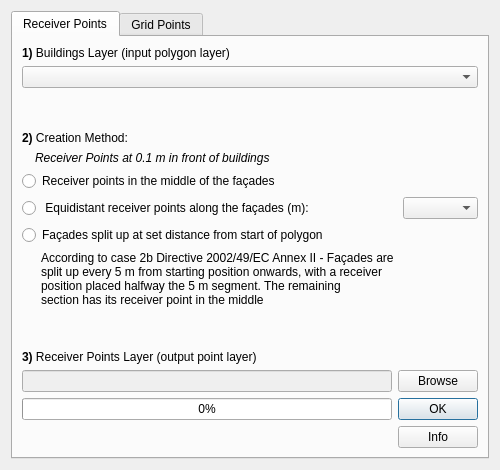
<?xml version="1.0" encoding="UTF-8"?>
<ui version="4.0">
 <class>CreateReceiverPoints_window</class>
 <widget class="QDialog" name="CreateReceiverPoints_window">
  <property name="enabled">
   <bool>true</bool>
  </property>
  <property name="geometry">
   <rect>
    <x>0</x>
    <y>0</y>
    <width>500</width>
    <height>470</height>
   </rect>
  </property>
  <property name="sizePolicy">
   <sizepolicy hsizetype="Expanding" vsizetype="Expanding">
    <horstretch>0</horstretch>
    <verstretch>0</verstretch>
   </sizepolicy>
  </property>
  <property name="minimumSize">
   <size>
    <width>500</width>
    <height>200</height>
   </size>
  </property>
  <property name="maximumSize">
   <size>
    <width>500</width>
    <height>500</height>
   </size>
  </property>
  <property name="sizeIncrement">
   <size>
    <width>0</width>
    <height>0</height>
   </size>
  </property>
  <property name="windowTitle">
   <string>opeNoise - Create Receiver or Grid Points</string>
  </property>
  <property name="locale">
   <locale language="Italian" country="Italy"/>
  </property>
  <property name="modal">
   <bool>false</bool>
  </property>
  <layout class="QVBoxLayout" name="verticalLayout">
   <item>
    <widget class="QTabWidget" name="tabWidget">
     <property name="sizePolicy">
      <sizepolicy hsizetype="Expanding" vsizetype="Expanding">
       <horstretch>0</horstretch>
       <verstretch>0</verstretch>
      </sizepolicy>
     </property>
     <property name="whatsThis">
      <string/>
     </property>
     <property name="currentIndex">
      <number>0</number>
     </property>
     <widget class="QWidget" name="tab">
      <attribute name="title">
       <string>Receiver Points</string>
      </attribute>
      <layout class="QVBoxLayout" name="verticalLayout_2">
       <item>
        <layout class="QVBoxLayout" name="buildings_layer_verticalLayout">
         <property name="sizeConstraint">
          <enum>QLayout::SetNoConstraint</enum>
         </property>
         <item>
          <widget class="QLabel" name="buildings_layer_label">
           <property name="sizePolicy">
            <sizepolicy hsizetype="Fixed" vsizetype="Fixed">
             <horstretch>0</horstretch>
             <verstretch>0</verstretch>
            </sizepolicy>
           </property>
           <property name="text">
            <string>&lt;html&gt;&lt;head/&gt;&lt;body&gt;&lt;p&gt;&lt;span style=&quot; font-weight:600;&quot;&gt;1)&lt;/span&gt; Buildings Layer (input polygon layer)&lt;/p&gt;&lt;/body&gt;&lt;/html&gt;</string>
           </property>
          </widget>
         </item>
         <item>
          <widget class="QgsMapLayerComboBox" name="buildings_layer_comboBox"/>
         </item>
        </layout>
       </item>
       <item>
        <spacer name="verticalSpacer_2">
         <property name="orientation">
          <enum>Qt::Vertical</enum>
         </property>
         <property name="sizeHint" stdset="0">
          <size>
           <width>20</width>
           <height>40</height>
          </size>
         </property>
        </spacer>
       </item>
       <item>
        <widget class="QLabel" name="label">
         <property name="text">
          <string>&lt;html&gt;&lt;head/&gt;&lt;body&gt;&lt;p&gt;&lt;span style=&quot; font-weight:600;&quot;&gt;2)&lt;/span&gt; Creation Method:&lt;/p&gt;&lt;/body&gt;&lt;/html&gt;</string>
         </property>
        </widget>
       </item>
       <item>
        <widget class="QLabel" name="label_4">
         <property name="text">
          <string>&lt;html&gt;&lt;head/&gt;&lt;body&gt;&lt;p&gt;&lt;span style=&quot; font-style:italic;&quot;&gt;Receiver Points at 0.1 m in front of buildings&lt;/span&gt;&lt;/p&gt;&lt;/body&gt;&lt;/html&gt;</string>
         </property>
         <property name="margin">
          <number>3</number>
         </property>
         <property name="indent">
          <number>13</number>
         </property>
        </widget>
       </item>
       <item>
        <layout class="QGridLayout" name="gridLayout">
         <item row="0" column="0">
          <widget class="QRadioButton" name="middle_pts_radioButton">
           <property name="text">
            <string>Receiver points in the middle of the façades</string>
           </property>
          </widget>
         </item>
         <item row="1" column="1">
          <widget class="QComboBox" name="spaced_pts_comboBox">
           <property name="minimumSize">
            <size>
             <width>75</width>
             <height>0</height>
            </size>
           </property>
           <property name="maximumSize">
            <size>
             <width>75</width>
             <height>16777215</height>
            </size>
           </property>
          </widget>
         </item>
         <item row="1" column="0">
          <widget class="QRadioButton" name="spaced_pts_radioButton">
           <property name="text">
            <string> Equidistant receiver points along the façades (m):</string>
           </property>
          </widget>
         </item>
         <item row="2" column="0">
          <widget class="QRadioButton" name="case2b_radioButton">
           <property name="toolTip">
            <string> in according to case 2b - Directive 2002/49/EC  Annex II </string>
           </property>
           <property name="text">
            <string>Façades split up at set distance from start of polygon</string>
           </property>
          </widget>
         </item>
        </layout>
       </item>
       <item>
        <widget class="QLabel" name="label_5">
         <property name="text">
          <string>&lt;html&gt;&lt;head/&gt;&lt;body&gt;&lt;p align=&quot;justify&quot;&gt;According to case 2b Directive 2002/49/EC Annex II - Façades are &lt;br/&gt;split up every 5 m from starting position onwards, with a receiver&lt;br/&gt;position placed  halfway the 5 m segment. The remaining &lt;br/&gt;section has its receiver point in the middle&lt;/p&gt;&lt;/body&gt;&lt;/html&gt;</string>
         </property>
         <property name="margin">
          <number>0</number>
         </property>
         <property name="indent">
          <number>19</number>
         </property>
        </widget>
       </item>
       <item>
        <spacer name="verticalSpacer">
         <property name="orientation">
          <enum>Qt::Vertical</enum>
         </property>
         <property name="sizeHint" stdset="0">
          <size>
           <width>20</width>
           <height>40</height>
          </size>
         </property>
        </spacer>
       </item>
       <item>
        <layout class="QVBoxLayout" name="receivers_layer_verticalLayout">
         <property name="sizeConstraint">
          <enum>QLayout::SetMaximumSize</enum>
         </property>
         <item>
          <widget class="QLabel" name="receivers_layer_label">
           <property name="sizePolicy">
            <sizepolicy hsizetype="Fixed" vsizetype="Fixed">
             <horstretch>0</horstretch>
             <verstretch>0</verstretch>
            </sizepolicy>
           </property>
           <property name="toolTip">
            <string>Receiver at 4 m above the ground</string>
           </property>
           <property name="text">
            <string>&lt;html&gt;&lt;head/&gt;&lt;body&gt;&lt;p&gt;&lt;span style=&quot; font-weight:600;&quot;&gt;3)&lt;/span&gt; Receiver Points Layer (output point layer)&lt;/p&gt;&lt;/body&gt;&lt;/html&gt;</string>
           </property>
          </widget>
         </item>
         <item>
          <layout class="QHBoxLayout" name="receiver_layer_horizontalLayout">
           <property name="sizeConstraint">
            <enum>QLayout::SetFixedSize</enum>
           </property>
           <item>
            <widget class="QLineEdit" name="receiver_layer_lineEdit">
             <property name="enabled">
              <bool>false</bool>
             </property>
             <property name="sizePolicy">
              <sizepolicy hsizetype="Expanding" vsizetype="Maximum">
               <horstretch>0</horstretch>
               <verstretch>0</verstretch>
              </sizepolicy>
             </property>
            </widget>
           </item>
           <item>
            <widget class="QPushButton" name="receiver_layer_pushButton">
             <property name="sizePolicy">
              <sizepolicy hsizetype="Fixed" vsizetype="Fixed">
               <horstretch>0</horstretch>
               <verstretch>0</verstretch>
              </sizepolicy>
             </property>
             <property name="text">
              <string>Browse</string>
             </property>
            </widget>
           </item>
          </layout>
         </item>
        </layout>
       </item>
       <item>
        <layout class="QHBoxLayout" name="horizontalLayout">
         <item>
          <widget class="QProgressBar" name="progressBar">
           <property name="value">
            <number>0</number>
           </property>
          </widget>
         </item>
         <item>
          <widget class="QDialogButtonBox" name="buttonBox">
           <property name="sizePolicy">
            <sizepolicy hsizetype="Fixed" vsizetype="Fixed">
             <horstretch>0</horstretch>
             <verstretch>0</verstretch>
            </sizepolicy>
           </property>
           <property name="orientation">
            <enum>Qt::Horizontal</enum>
           </property>
           <property name="standardButtons">
            <set>QDialogButtonBox::Ok</set>
           </property>
          </widget>
         </item>
        </layout>
       </item>
       <item>
        <layout class="QHBoxLayout" name="horizontalLayout_5">
         <property name="topMargin">
          <number>0</number>
         </property>
         <property name="bottomMargin">
          <number>0</number>
         </property>
         <item>
          <spacer name="horizontalSpacer">
           <property name="orientation">
            <enum>Qt::Horizontal</enum>
           </property>
           <property name="sizeHint" stdset="0">
            <size>
             <width>40</width>
             <height>20</height>
            </size>
           </property>
          </spacer>
         </item>
         <item>
          <widget class="QPushButton" name="infoReceivers">
           <property name="text">
            <string>Info</string>
           </property>
          </widget>
         </item>
        </layout>
       </item>
      </layout>
     </widget>
     <widget class="QWidget" name="tab_2">
      <attribute name="title">
       <string>Grid Points</string>
      </attribute>
      <layout class="QVBoxLayout" name="verticalLayout_3">
       <item>
        <layout class="QHBoxLayout" name="horizontalLayout_3">
         <item>
          <widget class="QLabel" name="label_2">
           <property name="toolTip">
            <string/>
           </property>
           <property name="whatsThis">
            <string/>
           </property>
           <property name="text">
            <string>&lt;html&gt;&lt;head/&gt;&lt;body&gt;&lt;p&gt;&lt;span style=&quot; font-weight:600;&quot;&gt;1)&lt;/span&gt; Receiver Points Spacing [m] &lt;/p&gt;&lt;/body&gt;&lt;/html&gt;</string>
           </property>
          </widget>
         </item>
         <item>
          <widget class="QComboBox" name="resolution_comboBox"/>
         </item>
        </layout>
       </item>
       <item>
        <widget class="QgsExtentGroupBox" name="ExtentGrid">
         <property name="sizePolicy">
          <sizepolicy hsizetype="Expanding" vsizetype="Minimum">
           <horstretch>0</horstretch>
           <verstretch>0</verstretch>
          </sizepolicy>
         </property>
         <property name="minimumSize">
          <size>
           <width>0</width>
           <height>50</height>
          </size>
         </property>
         <property name="title">
          <string>2) Extension Layer</string>
         </property>
        </widget>
       </item>
       <item>
        <layout class="QHBoxLayout" name="horizontalLayout_4">
         <item>
          <widget class="QLabel" name="label_6">
           <property name="text">
            <string>&lt;html&gt;&lt;head/&gt;&lt;body&gt;&lt;p&gt;&lt;span style=&quot; font-weight:600;&quot;&gt;3)&lt;/span&gt; Grid Points Layer (output point layer)&lt;/p&gt;&lt;/body&gt;&lt;/html&gt;</string>
           </property>
          </widget>
         </item>
         <item>
          <widget class="QLineEdit" name="gridpoint_lineEdit"/>
         </item>
         <item>
          <widget class="QPushButton" name="gridSave_pushButton">
           <property name="text">
            <string>Browse</string>
           </property>
          </widget>
         </item>
        </layout>
       </item>
       <item>
        <layout class="QHBoxLayout" name="horizontalLayout_2">
         <item>
          <widget class="QProgressBar" name="progressBarGridReceiver">
           <property name="value">
            <number>0</number>
           </property>
          </widget>
         </item>
         <item>
          <widget class="QPushButton" name="runGrid_pushButton">
           <property name="text">
            <string>OK</string>
           </property>
          </widget>
         </item>
        </layout>
       </item>
       <item>
        <layout class="QHBoxLayout" name="horizontalLayout_6">
         <item>
          <spacer name="horizontalSpacer_2">
           <property name="orientation">
            <enum>Qt::Horizontal</enum>
           </property>
           <property name="sizeHint" stdset="0">
            <size>
             <width>40</width>
             <height>20</height>
            </size>
           </property>
          </spacer>
         </item>
         <item>
          <widget class="QPushButton" name="infoGrid">
           <property name="text">
            <string>Info</string>
           </property>
          </widget>
         </item>
        </layout>
       </item>
      </layout>
     </widget>
    </widget>
   </item>
  </layout>
 </widget>
 <customwidgets>
  <customwidget>
   <class>QgsCollapsibleGroupBox</class>
   <extends>QGroupBox</extends>
   <header>qgscollapsiblegroupbox.h</header>
   <container>1</container>
  </customwidget>
  <customwidget>
   <class>QgsExtentGroupBox</class>
   <extends>QgsCollapsibleGroupBox</extends>
   <header>qgsextentgroupbox.h</header>
   <container>1</container>
  </customwidget>
  <customwidget>
   <class>QgsMapLayerComboBox</class>
   <extends>QComboBox</extends>
   <header>qgsmaplayercombobox.h</header>
  </customwidget>
 </customwidgets>
 <resources/>
 <connections>
  <connection>
   <sender>buttonBox</sender>
   <signal>accepted()</signal>
   <receiver>CreateReceiverPoints_window</receiver>
   <slot>accept()</slot>
   <hints>
    <hint type="sourcelabel">
     <x>472</x>
     <y>405</y>
    </hint>
    <hint type="destinationlabel">
     <x>157</x>
     <y>274</y>
    </hint>
   </hints>
  </connection>
  <connection>
   <sender>buttonBox</sender>
   <signal>rejected()</signal>
   <receiver>CreateReceiverPoints_window</receiver>
   <slot>reject()</slot>
   <hints>
    <hint type="sourcelabel">
     <x>472</x>
     <y>405</y>
    </hint>
    <hint type="destinationlabel">
     <x>286</x>
     <y>274</y>
    </hint>
   </hints>
  </connection>
 </connections>
</ui>
